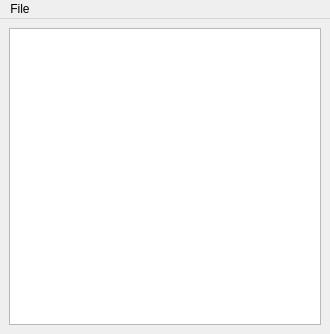
<?xml version="1.0" encoding="UTF-8"?>
<ui version="4.0">
 <class>MainWindow</class>
 <widget class="QMainWindow" name="MainWindow">
  <property name="geometry">
   <rect>
    <x>0</x>
    <y>0</y>
    <width>330</width>
    <height>334</height>
   </rect>
  </property>
  <property name="windowTitle">
   <string>TextEdit</string>
  </property>
  <property name="windowIcon">
   <iconset resource="../data/texteditor.qrc">
    <normaloff>:/texteditor.png</normaloff>:/texteditor.png</iconset>
  </property>
  <widget class="QWidget" name="centralwidget">
   <layout class="QGridLayout" name="gridLayout">
    <item row="0" column="0">
     <widget class="QTextEdit" name="textEdit"/>
    </item>
   </layout>
  </widget>
  <widget class="QMenuBar" name="menubar">
   <property name="geometry">
    <rect>
     <x>0</x>
     <y>0</y>
     <width>330</width>
     <height>21</height>
    </rect>
   </property>
   <widget class="QMenu" name="menuFile">
    <property name="title">
     <string>File</string>
    </property>
    <addaction name="actionNew"/>
    <addaction name="actionOpen"/>
    <addaction name="separator"/>
    <addaction name="actionSave"/>
    <addaction name="actionSave_As"/>
    <addaction name="separator"/>
    <addaction name="actionExit"/>
   </widget>
   <addaction name="menuFile"/>
  </widget>
  <action name="actionNew">
   <property name="text">
    <string>New...</string>
   </property>
  </action>
  <action name="actionOpen">
   <property name="text">
    <string>Open...</string>
   </property>
  </action>
  <action name="actionSave">
   <property name="text">
    <string>Save</string>
   </property>
  </action>
  <action name="actionSave_As">
   <property name="text">
    <string>Save As...</string>
   </property>
  </action>
  <action name="actionExit">
   <property name="text">
    <string>Exit</string>
   </property>
  </action>
 </widget>
 <resources>
  <include location="../data/texteditor.qrc"/>
 </resources>
 <connections/>
</ui>
